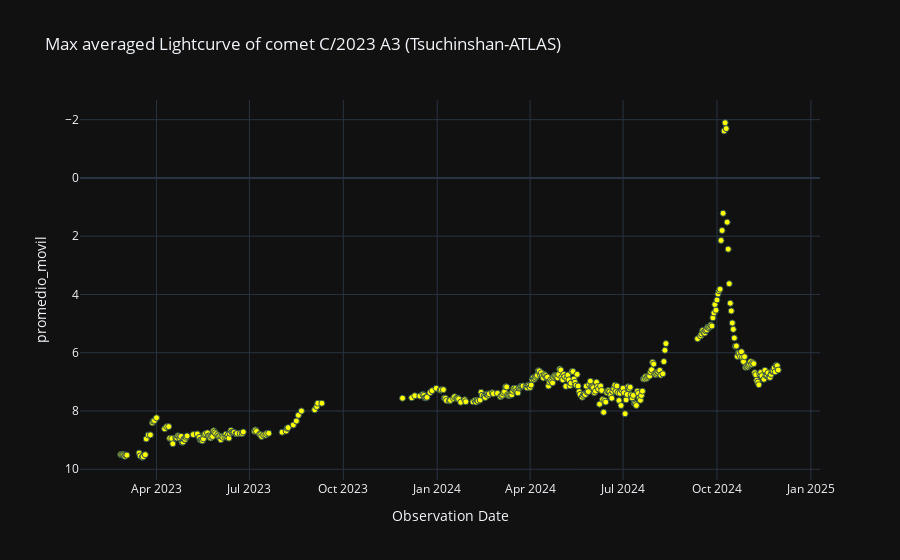

The notebook cell saved with this chart:
### Code cell
# Gráfica de lus promediada
labels = {'obs_date':'Observation Date','magnitud_reducida':'Magnitude reduced'}
fig = px.scatter(curva_de_luz_externa_v1_df, x='obs_date', y='promedio_movil', template= 'plotly_dark', labels= labels, title=f'Max averaged Lightcurve of comet {nombre_cometa} (Tsuchinshan-ATLAS)')
fig.update_traces(marker=dict(color='yellow', size=6, line= dict(width=1, color='DarkSlateGrey')))
fig.update_yaxes(autorange="reversed")
fig.show()

### Figure 1 — Plotly figure (JSON) as saved in the notebook; plotly's stock layout.template omitted (floating-point values rounded to 4 significant figures; data arrays with more than 128 entries replaced by an {"elided": "..."} marker saying what was removed)
{"data": [{"hovertemplate": "Observation Date=%{x}<br>promedio_movil=%{y}<extra></extra>", "legendgroup": "", "marker": {"color": "yellow", "line": {"color": "DarkSlateGrey", "width": 1}, "size": 6, "symbol": "circle"}, "mode": "markers", "name": "", "orientation": "v", "showlegend": false, "type": "scatter", "x": {"elided": "380 str values"}, "xaxis": "x", "y": {"elided": "380 float values"}, "yaxis": "y"}], "layout": {"legend": {"tracegroupgap": 0}, "title": {"text": "Max averaged Lightcurve of comet C/2023 A3 (Tsuchinshan-ATLAS)"}, "xaxis": {"anchor": "y", "domain": [0, 1], "title": {"text": "Observation Date"}}, "yaxis": {"anchor": "x", "autorange": "reversed", "domain": [0, 1], "title": {"text": "promedio_movil"}}}}
